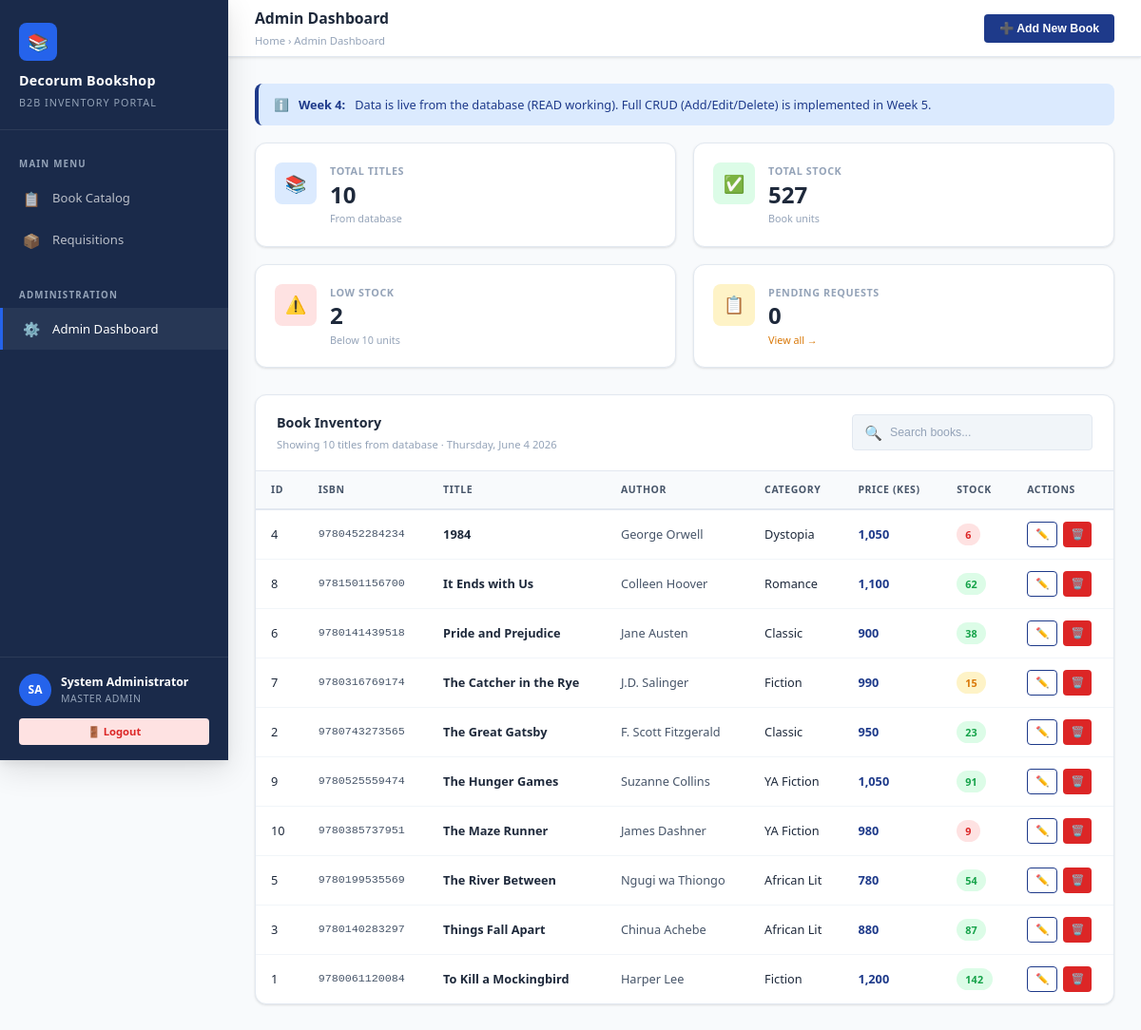
/dashboard.php (signed in), run on the app's committed database.
### tables this page shows
CREATE TABLE books (
    id             INT           NOT NULL AUTO_INCREMENT,
    isbn           VARCHAR(20)   NOT NULL,
    title          VARCHAR(255)  NOT NULL,
    author         VARCHAR(150)  NOT NULL,
    publisher      VARCHAR(150)  DEFAULT NULL,
    category       VARCHAR(80)   DEFAULT NULL,
    price          DECIMAL(10,2) NOT NULL DEFAULT 0.00,
    stock_quantity INT           NOT NULL DEFAULT 0,
    year_published YEAR          DEFAULT NULL,
    created_at     TIMESTAMP     NOT NULL DEFAULT CURRENT_TIMESTAMP,
    updated_at     TIMESTAMP     NOT NULL DEFAULT CURRENT_TIMESTAMP ON UPDATE CURRENT_TIMESTAMP,
    PRIMARY KEY (id),
    UNIQUE KEY uq_isbn (isbn)
);

### includes/auth_guard.php (called while the page is built, shortened)
<?php
function sessionGet($key, $default = '') {
    return isset($_SESSION[$key]) ? $_SESSION[$key] : $default;
}
function getUserInitials() {
    $name  = sessionGet('full_name', 'User');
    $parts = explode(' ', $name);
    $initials = '';
    foreach ($parts as $part) {
        $initials .= strtoupper(substr($part, 0, 1));
    }
    return substr($initials, 0, 2);
}
?>

### dashboard.php (the view, shortened to what this page needs)
<?php
require_once __DIR__ . '/includes/auth_guard.php';
require_once __DIR__ . '/includes/db_connect.php';
$books      = $pdo->query("SELECT * FROM books ORDER BY title ASC")->fetchAll();
$totalBooks = $pdo->query("SELECT COUNT(*) FROM books")->fetchColumn();
$totalStock = $pdo->query("SELECT COALESCE(SUM(stock_quantity),0) FROM books")->fetchColumn();
$lowStock   = $pdo->query("SELECT COUNT(*) FROM books WHERE stock_quantity < 10")->fetchColumn();
$pendingReqs= $pdo->query("SELECT COUNT(*) FROM requisitions WHERE status = 'pending'")->fetchColumn();
$fullName = sessionGet('full_name');
$initials = getUserInitials();
$today    = date('l, F j Y');
?>
<!DOCTYPE html>
<html lang="en">
<head>
  <link rel="stylesheet" href="css/style.css">
</head>
<body>
<div class="app-wrapper">
  <aside class="sidebar">
    <div class="sidebar-brand">
      <div class="brand-icon">📚</div>
      <h1>Decorum Bookshop</h1>
      <p>B2B Inventory Portal</p>
    </div>
    <nav class="sidebar-nav">
      <p class="nav-section-label">Main Menu</p>
      <ul>
        <li class="nav-item"><a href="index.php"><span class="nav-icon">📋</span> Book Catalog</a></li>
        <li class="nav-item"><a href="requisitions.php"><span class="nav-icon">📦</span> Requisitions</a></li>
      </ul>
      <p class="nav-section-label" style="margin-top:16px;">Administration</p>
      <ul>
        <li class="nav-item"><a href="dashboard.php" class="active"><span class="nav-icon">⚙️</span> Admin Dashboard</a></li>
      </ul>
    </nav>
    <div class="sidebar-footer">
      <div class="user-info">
        <div class="user-avatar"><?php echo $initials; ?></div>
        <div class="user-details">
          <div class="user-name"><?php echo htmlspecialchars($fullName); ?></div>
          <div class="user-role">Master Admin</div>
        </div>
      </div>
      <a href="logout.php" class="btn btn-logout btn-sm" style="width:100%;justify-content:center;">🚪 Logout</a>
    </div>
  </aside>
  <main class="main-content">
    <div class="topbar">
      <div class="topbar-left">
        <h2>Admin Dashboard</h2>
        <div class="breadcrumb">Home › Admin Dashboard</div>
      </div>
      <div class="topbar-right">
        <button class="btn btn-primary" onclick="openModal('addBookModal')">➕ Add New Book</button>
      </div>
    </div>
    <div class="page-body">
      <div class="alert alert-info">
        ℹ️ <strong>Week 4:</strong> Data is live from the database (READ working). Full CRUD (Add/Edit/Delete) is implemented in Week 5.
      </div>
      <div class="stats-grid">
        <div class="stat-card"><div class="stat-icon blue">📚</div><div class="stat-info"><div class="stat-label">Total Titles</div><div class="stat-value"><?php echo number_format($totalBooks); ?></div><div class="stat-sub">From database</div></div></div>
        <div class="stat-card"><div class="stat-icon green">✅</div><div class="stat-info"><div class="stat-label">Total Stock</div><div class="stat-value"><?php echo number_format($totalStock); ?></div><div class="stat-sub">Book units</div></div></div>
        <div class="stat-card"><div class="stat-icon red">⚠️</div><div class="stat-info"><div class="stat-label">Low Stock</div><div class="stat-value"><?php echo $lowStock; ?></div><div class="stat-sub">Below 10 units</div></div></div>
        <div class="stat-card"><div class="stat-icon orange">📋</div><div class="stat-info"><div class="stat-label">Pending Requests</div><div class="stat-value"><?php echo $pendingReqs; ?></div><div class="stat-sub"><a href="requisitions.php" style="color:var(--orange);">View all →</a></div></div></div>
      </div>
      <div class="table-card">
        <div class="table-header">
          <div>
            <h3>Book Inventory</h3>
            <div class="table-subtitle">
              Showing <?php echo count($books); ?> titles from database · <?php echo $today; ?>
            </div>
          </div>
          <div class="table-actions">
            <div class="search-box">
              <span>🔍</span>
              <input type="text" placeholder="Search books..." id="adminSearch">
            </div>
          </div>
        </div>
        <table id="adminTable">
          <thead>
            <tr>
              <th>ID</th><th>ISBN</th><th>Title</th><th>Author</th><th>Category</th><th>Price (KES)</th><th>Stock</th><th>Actions</th>
            </tr>
          </thead>
          <tbody>
            <?php if (empty($books)): ?>
              <tr><td colspan="8" style="text-align:center;padding:40px;color:var(--grey-400);">No books found. Ensure Week3db.sql was imported.</td></tr>
            <?php else: ?>
              <?php foreach ($books as $b):
                $qty = (int)$b['stock_quantity'];
                $sc  = $qty >= 20 ? 'stock-high' : ($qty >= 10 ? 'stock-medium' : 'stock-low');
              ?>
              <tr>
                <td><?php echo $b['id']; ?></td>
                <td class="td-isbn"><?php echo htmlspecialchars($b['isbn']); ?></td>
                <td class="td-title"><?php echo htmlspecialchars($b['title']); ?></td>
                <td class="td-author"><?php echo htmlspecialchars($b['author']); ?></td>
                <td><?php echo htmlspecialchars($b['category'] ?? '—'); ?></td>
                <td class="td-price"><?php echo number_format($b['price'], 0); ?></td>
                <td><span class="stock-badge <?php echo $sc; ?>"><?php echo $qty; ?></span></td>
                <td>
                  <div class="action-btns">
                    <button type="button" class="btn btn-outline btn-sm btn-icon" title="Edit (Week 5)" onclick="openModal('editBookModal')">✏️</button>
                    <button type="button" class="btn btn-danger btn-sm btn-icon" title="Delete (Week 5)" onclick="confirmDelete(<?php echo $b['id']; ?>, '<?php echo addslashes($b['title']); ?>')">🗑️</button>
                  </div>
                </td>
              </tr>
              <?php endforeach; ?>
            <?php endif; ?>
          </tbody>
        </table>
      </div>
    </div>
  </main>
</div>
</body>
</html>

### data on the page
books: id "4", isbn "9780452284234", title "1984", author "George Orwell", category "Dystopia", price "1,050", stock_quantity "6"
books: id "8", isbn "9781501156700", title "It Ends with Us", author "Colleen Hoover", category "Romance", price "1,100", stock_quantity "62"
books: id "6", isbn "9780141439518", title "Pride and Prejudice", author "Jane Austen", category "Classic", price "900", stock_quantity "38"
books: id "7", isbn "9780316769174", title "The Catcher in the Rye", author "J.D. Salinger", category "Fiction", price "990", stock_quantity "15"
books: id "2", isbn "9780743273565", title "The Great Gatsby", author "F. Scott Fitzgerald", category "Classic", price "950", stock_quantity "23"
books: id "9", isbn "9780525559474", title "The Hunger Games", author "Suzanne Collins", category "YA Fiction", price "1,050", stock_quantity "91"
books: id "10", isbn "9780385737951", title "The Maze Runner", author "James Dashner", category "YA Fiction", price "980", stock_quantity "9"
books: id "5", isbn "9780199535569", title "The River Between", author "Ngugi wa Thiongo", category "African Lit", price "780", stock_quantity "54"
books: id "3", isbn "9780140283297", title "Things Fall Apart", author "Chinua Achebe", category "African Lit", price "880", stock_quantity "87"
books: id "1", isbn "9780061120084", title "To Kill a Mockingbird", author "Harper Lee", category "Fiction", price "1,200", stock_quantity "142"

### other printed values
$initials "SA"
$fullName "System Administrator"
$totalBooks "10"
$totalStock "527"
$lowStock "2"
$pendingReqs "0"
count($books) "10"
